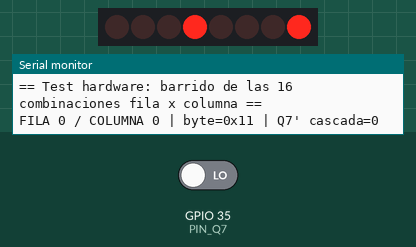
Bench run of a sketch on a simulated ESP32. Parts: 8 shift-register outputs drawn as a row of LEDs (first output left, lit = HIGH), the last lines printed to the serial monitor. Wiring (inferred from the names in the program): shift register (74HC595): data GPIO 2; shift clock GPIO 23; latch GPIO 22. Wiring (inferred from the signals the program sends): row of LEDs: on Q0, Q1, Q2, Q3, Q4, Q5, Q6, Q7. The test bench sets the inputs (shaded band); at power-on: GPIO 35 (PIN_Q7) LOW.

Above: at 0.2 s.
At 1.2 s:
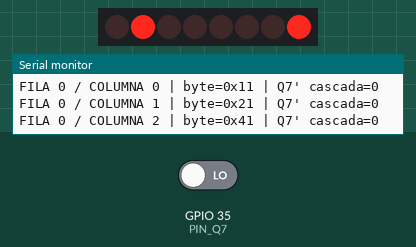
At 2.2 s:
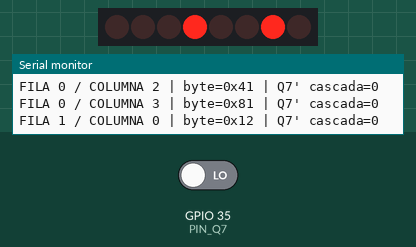
At 4.7 s:
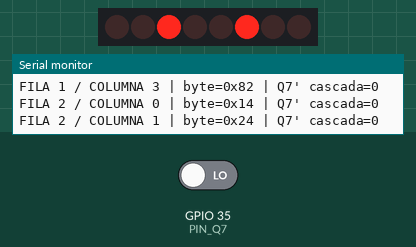
At 7.2 s:
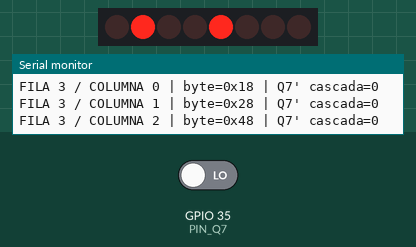
At 9.7 s:
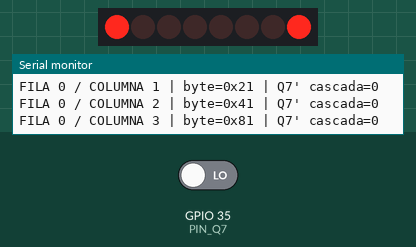
Timing chart, 0 to 10.4 s (numbered marks = the images above):
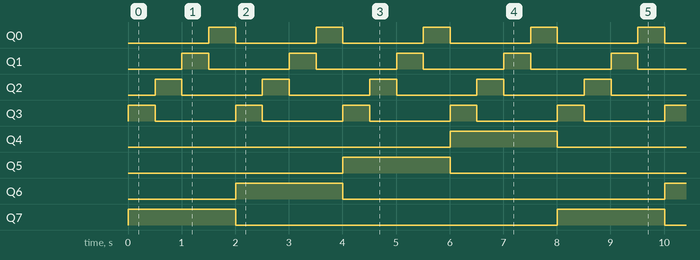

Measured:
- by itself, Q0–3: alternates HIGH for 0.50 s and LOW for 1.5 s
- by itself, Q4–7: alternates HIGH for 2.0 s and LOW for 6.0 s
- by itself, everything shown: repeats every 8.0 s, in 16 steps

The sketch:

matriz_16_combinaciones_74hc595_esp32.ino
```cpp
/*
 * Test de hardware — barrido de las 16 combinaciones fila×columna — ESP32 / ESP32-S3
 *
 * Recorre las 4 filas × 4 columnas (16 combinaciones), encendiendo una
 * fila y una columna a la vez para verificar cada cruce de la matriz:
 *   - Q0..Q3 → base de 2N2222 → gate de IRF9630 (canal P, filas, lado alto)
 *   - Q4..Q7 → gate directo de IRLZ44N (canal N, columnas, lado bajo)
 *
 * En ambos casos la señal es ALTA para habilitar el paso de corriente:
 *   - Filas (IRF9630, high side): el 2N2222 invierte la señal, por lo
 *     que un "1" en Q0..Q3 satura el 2N2222, que a su vez tira el gate
 *     del IRF9630 a GND y lo enciende.
 *   - Columnas (IRLZ44N, low side): un "1" en Q4..Q7 lleva el gate
 *     directo a VCC y lo enciende.
 *
 * ── Conexión 74HC595 (Conector 1, ver README.md del proyecto) ──
 *              Señal        ESP32     ESP32-S3
 *   Pin 2   SRCLK / CP   gpio23      gpio18   (Shift Clock, pata 11)
 *   Pin 3   RCLK  / PL   gpio22      gpio10   (Latch,       pata 12)
 *   Pin 4   SER   / DS   gpio2       gpio4    (Data in,     pata 14)
 *   Pin 1   GND          —           —
 *   Pin 5   VCC          —           —
 *
 * OE (pata 13) a GND y SRCLR (pata 10) a VCC (fijo, no controlado
 * desde el ESP32).
 *
 * ── Conector 2 (cascada) ────────────────────────────────────────
 *   Pin 4   Q7    gpio35      gpio5    (Q7', pata 9, hacia SER del siguiente 595)
 *   Se lee como entrada para capturar el bit que sale por cascada.
 *
 * El target (ESP32 clásico vs ESP32-S3) se detecta automáticamente
 * con CONFIG_IDF_TARGET_ESP32S3, definido por el core de Arduino.
 */

#if CONFIG_IDF_TARGET_ESP32S3
  #define PIN_SRCLK 18   // Shift clock
  #define PIN_RCLK  10   // Latch
  #define PIN_SER    4   // Serial data in
  #define PIN_Q7     5   // Cascade out (Q7')
#else
  #define PIN_SRCLK 23   // Shift clock
  #define PIN_RCLK  22   // Latch
  #define PIN_SER    2   // Serial data in
  #define PIN_Q7    35   // Cascade out (Q7')
#endif

// Q0..Q3 → filas (2N2222 + IRF9630) | Q4..Q7 → columnas (IRLZ44N directo)
#define N_ROWS 4
#define N_COLS 4

// ────────────────────────────────────────────────────────────────
// Envía un byte al 74HC595 y actualiza el latch
// ────────────────────────────────────────────────────────────────
void sendToShiftReg(uint8_t value) {
  digitalWrite(PIN_RCLK, LOW);
  shiftOut(PIN_SER, PIN_SRCLK, LSBFIRST, value);
  digitalWrite(PIN_RCLK, HIGH);
}

void setup() {
  Serial.begin(115200);
  pinMode(PIN_SER,   OUTPUT);
  pinMode(PIN_SRCLK, OUTPUT);
  pinMode(PIN_RCLK,  OUTPUT);
  pinMode(PIN_Q7,    INPUT);   // Q7' de cascada, gpio35/gpio5 sólo lectura

  sendToShiftReg(0x00);  // todas las salidas apagadas

  Serial.println(F("== Test hardware: barrido de las 16 combinaciones fila x columna =="));
}

void loop() {
  for (uint8_t row = 0; row < N_ROWS; row++) {
    for (uint8_t col = 0; col < N_COLS; col++) {
      uint8_t out = (uint8_t)(1 << row) | (uint8_t)(1 << (N_ROWS + col));
      sendToShiftReg(out);

      Serial.print(F("FILA "));
      Serial.print(row);
      Serial.print(F(" / COLUMNA "));
      Serial.print(col);
      Serial.print(F(" | byte=0x"));
      Serial.print(out, HEX);
      Serial.print(F(" | Q7' cascada="));
      Serial.println(digitalRead(PIN_Q7));

      delay(500);
    }
  }
}
```
